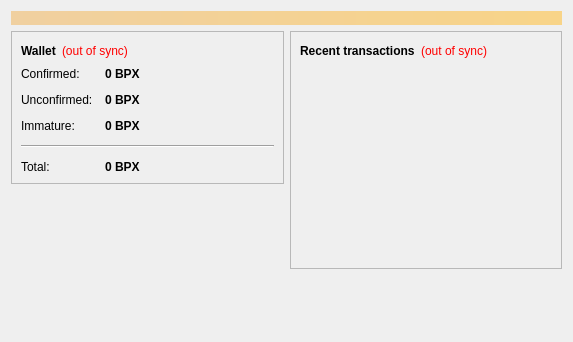
<?xml version="1.0" encoding="UTF-8"?>
<ui version="4.0">
 <class>OverviewPage</class>
 <widget class="QWidget" name="OverviewPage">
  <property name="geometry">
   <rect>
    <x>0</x>
    <y>0</y>
    <width>573</width>
    <height>342</height>
   </rect>
  </property>
  <property name="windowTitle">
   <string>Form</string>
  </property>
  <layout class="QVBoxLayout" name="topLayout">
   <item>
    <widget class="QLabel" name="labelAlerts">
     <property name="visible">
      <bool>false</bool>
     </property>
     <property name="styleSheet">
      <string notr="true">background-color: qlineargradient(x1: 0, y1: 0, x2: 1, y2: 0, stop:0 #F0D0A0, stop:1 #F8D488); color:#000000;</string>
     </property>
     <property name="wordWrap">
      <bool>true</bool>
     </property>
     <property name="margin">
      <number>3</number>
     </property>
    </widget>
   </item>
   <item>
    <layout class="QHBoxLayout" name="horizontalLayout" stretch="1,1">
     <item>
      <layout class="QVBoxLayout" name="verticalLayout_2">
       <item>
        <widget class="QFrame" name="frame">
         <property name="frameShape">
          <enum>QFrame::StyledPanel</enum>
         </property>
         <property name="frameShadow">
          <enum>QFrame::Raised</enum>
         </property>
         <layout class="QVBoxLayout" name="verticalLayout_4">
          <item>
           <layout class="QHBoxLayout" name="horizontalLayout_4">
            <item>
             <widget class="QLabel" name="label_5">
              <property name="font">
               <font>
                <weight>75</weight>
                <bold>true</bold>
               </font>
              </property>
              <property name="text">
               <string>Wallet</string>
              </property>
             </widget>
            </item>
            <item>
             <widget class="QLabel" name="labelWalletStatus">
              <property name="toolTip">
               <string>The displayed information may be out of date. Your wallet automatically synchronizes with the BitcoinProjectX network after a connection is established, but this process has not completed yet.</string>
              </property>
              <property name="styleSheet">
               <string notr="true">QLabel { color: red; }</string>
              </property>
              <property name="text">
               <string notr="true">(out of sync)</string>
              </property>
              <property name="alignment">
               <set>Qt::AlignLeading|Qt::AlignLeft|Qt::AlignVCenter</set>
              </property>
             </widget>
            </item>
            <item>
             <spacer name="horizontalSpacer_2">
              <property name="orientation">
               <enum>Qt::Horizontal</enum>
              </property>
              <property name="sizeHint" stdset="0">
               <size>
                <width>40</width>
                <height>20</height>
               </size>
              </property>
             </spacer>
            </item>
           </layout>
          </item>
          <item>
           <layout class="QFormLayout" name="formLayout_2">
            <property name="fieldGrowthPolicy">
             <enum>QFormLayout::AllNonFixedFieldsGrow</enum>
            </property>
            <property name="horizontalSpacing">
             <number>12</number>
            </property>
            <property name="verticalSpacing">
             <number>12</number>
            </property>
            <item row="0" column="0">
             <widget class="QLabel" name="label">
              <property name="text">
               <string>Confirmed:</string>
              </property>
             </widget>
            </item>
            <item row="0" column="1">
             <widget class="QLabel" name="labelBalance">
              <property name="font">
               <font>
                <weight>75</weight>
                <bold>true</bold>
               </font>
              </property>
              <property name="cursor">
               <cursorShape>IBeamCursor</cursorShape>
              </property>
              <property name="toolTip">
               <string>Your current spendable balance</string>
              </property>
              <property name="text">
               <string notr="true">0 BPX</string>
              </property>
              <property name="textInteractionFlags">
               <set>Qt::LinksAccessibleByMouse|Qt::TextSelectableByKeyboard|Qt::TextSelectableByMouse</set>
              </property>
             </widget>
            </item>
            <item row="1" column="0">
             <widget class="QLabel" name="label_3">
              <property name="text">
               <string>Unconfirmed:</string>
              </property>
             </widget>
            </item>
            <item row="1" column="1">
             <widget class="QLabel" name="labelUnconfirmed">
              <property name="font">
               <font>
                <weight>75</weight>
                <bold>true</bold>
               </font>
              </property>
              <property name="cursor">
               <cursorShape>IBeamCursor</cursorShape>
              </property>
              <property name="toolTip">
               <string>Total of transactions that have yet to be confirmed, and do not yet count toward the spendable balance</string>
              </property>
              <property name="text">
               <string notr="true">0 BPX</string>
              </property>
              <property name="textInteractionFlags">
               <set>Qt::LinksAccessibleByMouse|Qt::TextSelectableByKeyboard|Qt::TextSelectableByMouse</set>
              </property>
             </widget>
            </item>
            <item row="2" column="0">
             <widget class="QLabel" name="labelImmatureText">
              <property name="text">
               <string>Immature:</string>
              </property>
             </widget>
            </item>
            <item row="2" column="1">
             <widget class="QLabel" name="labelImmature">
              <property name="font">
               <font>
                <weight>75</weight>
                <bold>true</bold>
               </font>
              </property>
              <property name="toolTip">
               <string>Mined balance that has not yet matured</string>
              </property>
              <property name="text">
               <string notr="true">0 BPX</string>
              </property>
              <property name="textInteractionFlags">
               <set>Qt::LinksAccessibleByMouse|Qt::TextSelectableByKeyboard|Qt::TextSelectableByMouse</set>
              </property>
             </widget>
            </item>
            <item row="4" column="0">
             <widget class="QLabel" name="labelTotalText">
              <property name="text">
               <string>Total:</string>
              </property>
             </widget>
            </item>
            <item row="4" column="1">
             <widget class="QLabel" name="labelTotal">
              <property name="font">
               <font>
                <weight>75</weight>
                <bold>true</bold>
               </font>
              </property>
              <property name="cursor">
               <cursorShape>IBeamCursor</cursorShape>
              </property>
              <property name="toolTip">
               <string>Your current total balance</string>
              </property>
              <property name="text">
               <string notr="true">0 BPX</string>
              </property>
              <property name="textInteractionFlags">
               <set>Qt::LinksAccessibleByMouse|Qt::TextSelectableByKeyboard|Qt::TextSelectableByMouse</set>
              </property>
             </widget>
            </item>
            <item row="3" column="0" colspan="2">
             <widget class="Line" name="line">
              <property name="orientation">
               <enum>Qt::Horizontal</enum>
              </property>
             </widget>
            </item>
           </layout>
          </item>
         </layout>
        </widget>
       </item>
       <item>
        <spacer name="verticalSpacer">
         <property name="orientation">
          <enum>Qt::Vertical</enum>
         </property>
         <property name="sizeHint" stdset="0">
          <size>
           <width>20</width>
           <height>40</height>
          </size>
         </property>
        </spacer>
       </item>
      </layout>
     </item>
     <item>
      <layout class="QVBoxLayout" name="verticalLayout_3">
       <item>
        <widget class="QFrame" name="frame_2">
         <property name="frameShape">
          <enum>QFrame::StyledPanel</enum>
         </property>
         <property name="frameShadow">
          <enum>QFrame::Raised</enum>
         </property>
         <layout class="QVBoxLayout" name="verticalLayout">
          <item>
           <layout class="QHBoxLayout" name="horizontalLayout_2">
            <item>
             <widget class="QLabel" name="label_4">
              <property name="text">
               <string>&lt;b&gt;Recent transactions&lt;/b&gt;</string>
              </property>
             </widget>
            </item>
            <item>
             <widget class="QLabel" name="labelTransactionsStatus">
              <property name="toolTip">
               <string>The displayed information may be out of date. Your wallet automatically synchronizes with the BitcoinProjectX network after a connection is established, but this process has not completed yet.</string>
              </property>
              <property name="styleSheet">
               <string notr="true">QLabel { color: red; }</string>
              </property>
              <property name="text">
               <string notr="true">(out of sync)</string>
              </property>
              <property name="alignment">
               <set>Qt::AlignRight|Qt::AlignTrailing|Qt::AlignVCenter</set>
              </property>
             </widget>
            </item>
            <item>
             <spacer name="horizontalSpacer">
              <property name="orientation">
               <enum>Qt::Horizontal</enum>
              </property>
              <property name="sizeHint" stdset="0">
               <size>
                <width>40</width>
                <height>20</height>
               </size>
              </property>
             </spacer>
            </item>
           </layout>
          </item>
          <item>
           <widget class="QListView" name="listTransactions">
            <property name="styleSheet">
             <string notr="true">QListView { background: transparent; }</string>
            </property>
            <property name="frameShape">
             <enum>QFrame::NoFrame</enum>
            </property>
            <property name="verticalScrollBarPolicy">
             <enum>Qt::ScrollBarAlwaysOff</enum>
            </property>
            <property name="horizontalScrollBarPolicy">
             <enum>Qt::ScrollBarAlwaysOff</enum>
            </property>
            <property name="selectionMode">
             <enum>QAbstractItemView::NoSelection</enum>
            </property>
           </widget>
          </item>
         </layout>
        </widget>
       </item>
       <item>
        <spacer name="verticalSpacer_2">
         <property name="orientation">
          <enum>Qt::Vertical</enum>
         </property>
         <property name="sizeHint" stdset="0">
          <size>
           <width>20</width>
           <height>40</height>
          </size>
         </property>
        </spacer>
       </item>
      </layout>
     </item>
    </layout>
   </item>
  </layout>
 </widget>
 <resources/>
 <connections/>
</ui>
